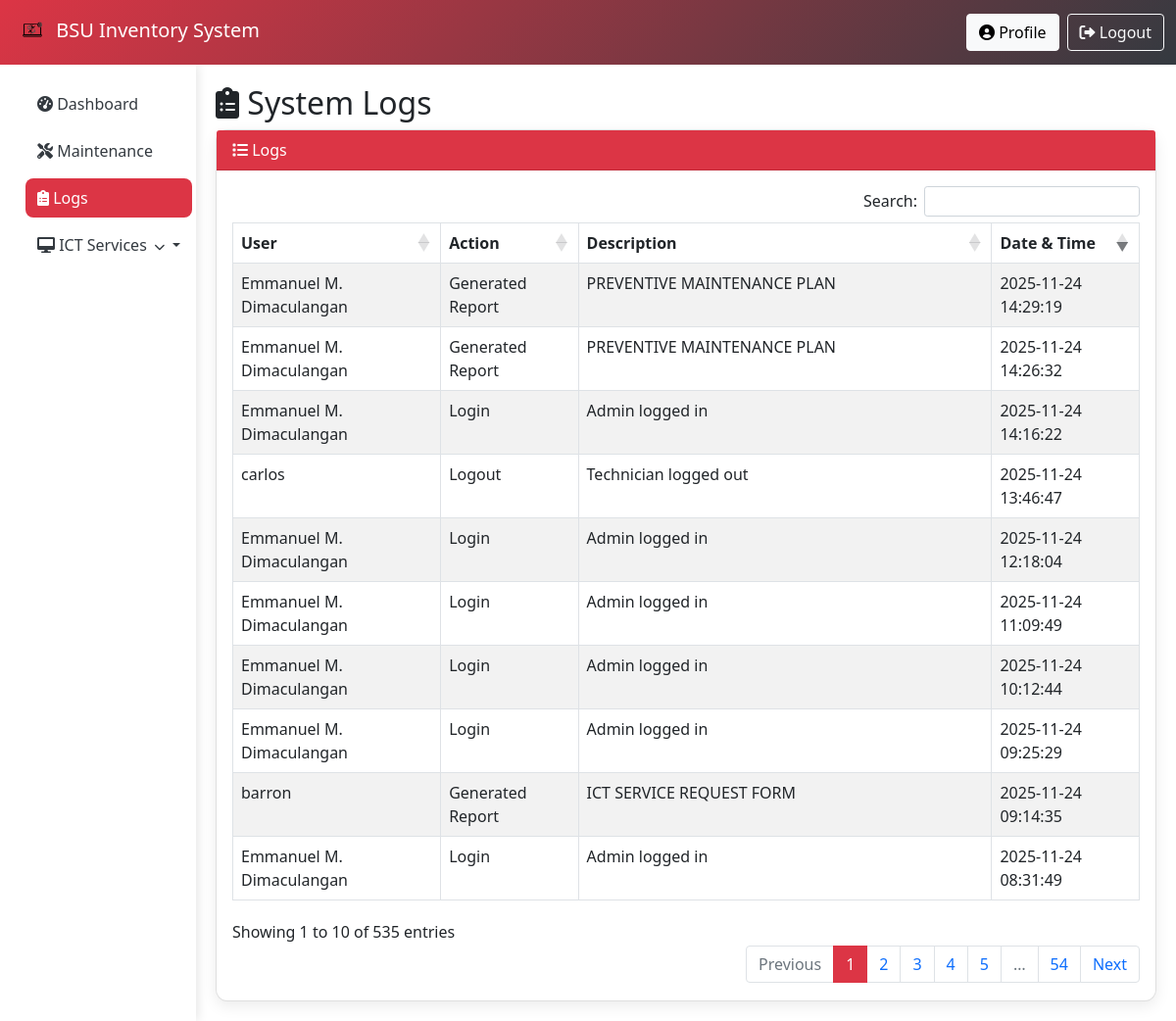
The app's page /admin/system_logs.php (signed in) with its own data.
### tables this page shows
CREATE TABLE `admin_logs` (
  `id` int(11) NOT NULL,
  `admin_id` int(11) NOT NULL,
  `admin_name` varchar(255) DEFAULT NULL,
  `action` varchar(100) NOT NULL,
  `description` text DEFAULT NULL,
  `ip_address` varchar(45) DEFAULT NULL,
  `user_agent` text DEFAULT NULL,
  `created_at` timestamp NOT NULL DEFAULT current_timestamp()
);

### admin/system_logs.php (the view, shortened to what this page needs)
<?php
require_once '../includes/db.php';
$result = $conn->query("SELECT * FROM admin_logs ORDER BY created_at DESC");
$logs = $result->fetch_all(MYSQLI_ASSOC);
?>
<!DOCTYPE html>
<html lang="en">
<head>
    <link href="https://cdn.jsdelivr.net/npm/bootstrap@5.1.3/dist/css/bootstrap.min.css" rel="stylesheet">
    <link href="https://cdnjs.cloudflare.com/ajax/libs/font-awesome/6.0.0/css/all.min.css" rel="stylesheet">
    <link href="https://cdn.datatables.net/1.13.6/css/dataTables.bootstrap5.min.css" rel="stylesheet">
<body>
    <nav class="navbar navbar-expand-lg navbar-dark">
        <div class="container-fluid">
            <a class="navbar-brand" href="dashboard.php">
                <img src="../images/Ict logs.png" alt="Logo" style="height:40px;"> BSU Inventory System
            </a>
            <div class="navbar-nav ms-auto">
                <a href="profile.php" class="btn btn-light me-2"><i class="fas fa-user-circle"></i> Profile</a>
                <a href="logout.php" class="btn btn-outline-light"><i class="fas fa-sign-out-alt"></i> Logout</a>
            </div>
        </div>
    </nav>
    <div class="container-fluid">
        <div class="row">
            <?php include 'sidebar.php'; ?>
            <div class="col-md-9 col-lg-10 main-content">
                <h2><i class="fas fa-clipboard-list"></i> System Logs</h2>
                <div class="card">
                    <div class="card-header bg-danger text-white">
                        <i class="fas fa-list"></i> Logs
                    </div>
                    <div class="card-body">
                        <table id="logsTable" class="table table-striped table-bordered">
                            <thead>
                                <tr>
                                    <th>User</th>
                                    <th>Action</th>
                                    <th>Description</th>
                                    <th>Date & Time</th>
                                </tr>
                            </thead>
                            <tbody>
                                <?php foreach ($logs as $log): ?>
                                    <tr>
                                        <td><?= htmlspecialchars($log['admin_name'] ?? 'Unknown'); ?></td>
                                        <td><?= htmlspecialchars($log['action']); ?></td>
                                        <td><?= htmlspecialchars($log['description']); ?></td>
                                        <td><?= htmlspecialchars($log['created_at']); ?></td>
                                    </tr>
                                <?php endforeach; ?>
                            </tbody>
                        </table>
                    </div>
                </div>
            </div>
        </div>
    </div>
</body>
</html>

### admin/system_logs.php (style rules this page uses)
:root { --primary-color: #dc3545; --secondary-color: #343a40; }
.navbar { background: linear-gradient(135deg, var(--primary-color) 0%, var(--secondary-color) 100%); }
.main-content { padding: 20px; }
.card { border-radius: 12px; box-shadow: 0 5px 15px rgba(0,0,0,0.08); }

### records on screen
admin_logs: admin_name "Emmanuel M. Dimaculangan", action "Generated Report", description "PREVENTIVE MAINTENANCE PLAN", created_at "2025-11-24 14:29:19"
admin_logs: admin_name "Emmanuel M. Dimaculangan", action "Generated Report", description "PREVENTIVE MAINTENANCE PLAN", created_at "2025-11-24 14:26:32"
admin_logs: admin_name "Emmanuel M. Dimaculangan", action "Login", description "Admin logged in", created_at "2025-11-24 14:16:22"
admin_logs: admin_name "carlos", action "Logout", description "Technician logged out", created_at "2025-11-24 13:46:47"
admin_logs: admin_name "Emmanuel M. Dimaculangan", action "Login", description "Admin logged in", created_at "2025-11-24 12:18:04"
admin_logs: admin_name "Emmanuel M. Dimaculangan", action "Login", description "Admin logged in", created_at "2025-11-24 11:09:49"
admin_logs: admin_name "Emmanuel M. Dimaculangan", action "Login", description "Admin logged in", created_at "2025-11-24 10:12:44"
admin_logs: admin_name "Emmanuel M. Dimaculangan", action "Login", description "Admin logged in", created_at "2025-11-24 09:25:29"
admin_logs: admin_name "barron", action "Generated Report", description "ICT SERVICE REQUEST FORM", created_at "2025-11-24 09:14:35"
admin_logs: admin_name "Emmanuel M. Dimaculangan", action "Login", description "Admin logged in", created_at "2025-11-24 08:31:49"
